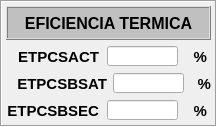
   <widget class="QFrame" name="Eficiencia_Termica">
    <property name="geometry">
     <rect>
      <x>1055</x>
      <y>445</y>
      <width>201</width>
      <height>103</height>
     </rect>
    </property>
    <property name="styleSheet">
     <string notr="true">background-color: none;</string>
    </property>
    <property name="frameShape">
     <enum>QFrame::Box</enum>
    </property>
    <property name="frameShadow">
     <enum>QFrame::Sunken</enum>
    </property>
    <layout class="QGridLayout" name="gridLayout_8">
     <property name="margin">
      <number>4</number>
     </property>
     <item row="0" column="0">
      <layout class="QVBoxLayout" name="verticalLayout_7">
       <item>
        <widget class="QFrame" name="frame_18">
         <property name="minimumSize">
          <size>
           <width>0</width>
           <height>34</height>
          </size>
         </property>
         <property name="maximumSize">
          <size>
           <width>16777215</width>
           <height>34</height>
          </size>
         </property>
         <property name="styleSheet">
          <string notr="true">background-color: rgb(192, 192, 192);</string>
         </property>
         <property name="frameShape">
          <enum>QFrame::Box</enum>
         </property>
         <property name="frameShadow">
          <enum>QFrame::Raised</enum>
         </property>
         <layout class="QGridLayout" name="gridLayout_7">
          <property name="margin">
           <number>5</number>
          </property>
          <item row="0" column="0">
           <widget class="QLabel" name="label_16">
            <property name="minimumSize">
             <size>
              <width>191</width>
              <height>21</height>
             </size>
            </property>
            <property name="maximumSize">
             <size>
              <width>191</width>
              <height>21</height>
             </size>
            </property>
            <property name="font">
             <font>
              <pointsize>12</pointsize>
              <weight>75</weight>
              <bold>true</bold>
             </font>
            </property>
            <property name="text">
             <string>EFICIENCIA TERMICA</string>
            </property>
            <property name="alignment">
             <set>Qt::AlignCenter</set>
            </property>
           </widget>
          </item>
         </layout>
        </widget>
       </item>
       <item>
        <layout class="QVBoxLayout" name="verticalLayout_6">
         <item>
          <layout class="QHBoxLayout" name="horizontalLayout_24">
           <item>
            <widget class="QLabel" name="label_69">
             <property name="minimumSize">
              <size>
               <width>91</width>
               <height>21</height>
              </size>
             </property>
             <property name="maximumSize">
              <size>
               <width>91</width>
               <height>21</height>
              </size>
             </property>
             <property name="font">
              <font>
               <pointsize>11</pointsize>
               <weight>75</weight>
               <bold>true</bold>
              </font>
             </property>
             <property name="text">
              <string>ETPCSACT</string>
             </property>
             <property name="alignment">
              <set>Qt::AlignRight|Qt::AlignTrailing|Qt::AlignVCenter</set>
             </property>
            </widget>
           </item>
           <item>
            <widget class="QLineEdit" name="leET01">
             <property name="minimumSize">
              <size>
               <width>71</width>
               <height>20</height>
              </size>
             </property>
             <property name="maximumSize">
              <size>
               <width>71</width>
               <height>20</height>
              </size>
             </property>
             <property name="font">
              <font>
               <kerning>true</kerning>
              </font>
             </property>
             <property name="cursor">
              <cursorShape>IBeamCursor</cursorShape>
             </property>
             <property name="autoFillBackground">
              <bool>false</bool>
             </property>
             <property name="frame">
              <bool>true</bool>
             </property>
            </widget>
           </item>
           <item>
            <widget class="QLabel" name="label_70">
             <property name="minimumSize">
              <size>
               <width>21</width>
               <height>21</height>
              </size>
             </property>
             <property name="maximumSize">
              <size>
               <width>21</width>
               <height>21</height>
              </size>
             </property>
             <property name="font">
              <font>
               <pointsize>11</pointsize>
               <weight>75</weight>
               <bold>true</bold>
              </font>
             </property>
             <property name="text">
              <string>%</string>
             </property>
             <property name="alignment">
              <set>Qt::AlignRight|Qt::AlignTrailing|Qt::AlignVCenter</set>
             </property>
            </widget>
           </item>
          </layout>
         </item>
         <item>
          <layout class="QHBoxLayout" name="horizontalLayout_25">
           <item>
            <widget class="QLabel" name="label_72">
             <property name="minimumSize">
              <size>
               <width>91</width>
               <height>21</height>
              </size>
             </property>
             <property name="font">
              <font>
               <pointsize>11</pointsize>
               <weight>75</weight>
               <bold>true</bold>
              </font>
             </property>
             <property name="text">
              <string>ETPCSBSAT</string>
             </property>
             <property name="alignment">
              <set>Qt::AlignRight|Qt::AlignTrailing|Qt::AlignVCenter</set>
             </property>
            </widget>
           </item>
           <item>
            <widget class="QLineEdit" name="leET02">
             <property name="minimumSize">
              <size>
               <width>71</width>
               <height>20</height>
              </size>
             </property>
             <property name="maximumSize">
              <size>
               <width>71</width>
               <height>20</height>
              </size>
             </property>
             <property name="font">
              <font>
               <kerning>true</kerning>
              </font>
             </property>
             <property name="cursor">
              <cursorShape>IBeamCursor</cursorShape>
             </property>
             <property name="autoFillBackground">
              <bool>false</bool>
             </property>
             <property name="frame">
              <bool>true</bool>
             </property>
            </widget>
           </item>
           <item>
            <widget class="QLabel" name="label_71">
             <property name="minimumSize">
              <size>
               <width>21</width>
               <height>21</height>
              </size>
             </property>
             <property name="maximumSize">
              <size>
               <width>21</width>
               <height>21</height>
              </size>
             </property>
             <property name="font">
              <font>
               <pointsize>11</pointsize>
               <weight>75</weight>
               <bold>true</bold>
              </font>
             </property>
             <property name="text">
              <string>%</string>
             </property>
             <property name="alignment">
              <set>Qt::AlignRight|Qt::AlignTrailing|Qt::AlignVCenter</set>
             </property>
            </widget>
           </item>
          </layout>
         </item>
         <item>
          <layout class="QHBoxLayout" name="horizontalLayout_26">
           <item>
            <widget class="QLabel" name="label_73">
             <property name="minimumSize">
              <size>
               <width>91</width>
               <height>21</height>
              </size>
             </property>
             <property name="maximumSize">
              <size>
               <width>91</width>
               <height>21</height>
              </size>
             </property>
             <property name="font">
              <font>
               <pointsize>11</pointsize>
               <weight>75</weight>
               <bold>true</bold>
              </font>
             </property>
             <property name="text">
              <string>ETPCSBSEC</string>
             </property>
             <property name="alignment">
              <set>Qt::AlignRight|Qt::AlignTrailing|Qt::AlignVCenter</set>
             </property>
            </widget>
           </item>
           <item>
            <widget class="QLineEdit" name="leET03">
             <property name="minimumSize">
              <size>
               <width>71</width>
               <height>20</height>
              </size>
             </property>
             <property name="maximumSize">
              <size>
               <width>71</width>
               <height>20</height>
              </size>
             </property>
             <property name="font">
              <font>
               <kerning>true</kerning>
              </font>
             </property>
             <property name="cursor">
              <cursorShape>IBeamCursor</cursorShape>
             </property>
             <property name="autoFillBackground">
              <bool>false</bool>
             </property>
             <property name="frame">
              <bool>true</bool>
             </property>
            </widget>
           </item>
           <item>
            <widget class="QLabel" name="label_74">
             <property name="minimumSize">
              <size>
               <width>21</width>
               <height>21</height>
              </size>
             </property>
             <property name="maximumSize">
              <size>
               <width>21</width>
               <height>21</height>
              </size>
             </property>
             <property name="font">
              <font>
               <pointsize>11</pointsize>
               <weight>75</weight>
               <bold>true</bold>
              </font>
             </property>
             <property name="text">
              <string>%</string>
             </property>
             <property name="alignment">
              <set>Qt::AlignRight|Qt::AlignTrailing|Qt::AlignVCenter</set>
             </property>
            </widget>
           </item>
          </layout>
         </item>
        </layout>
       </item>
      </layout>
     </item>
    </layout>
   </widget>
